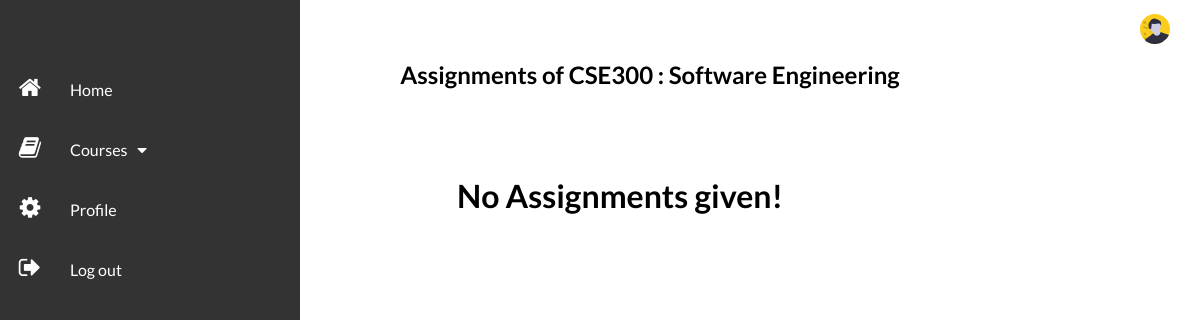
The app's page /student_assignment/CSE300/Software Engineering/ (signed in), older data.
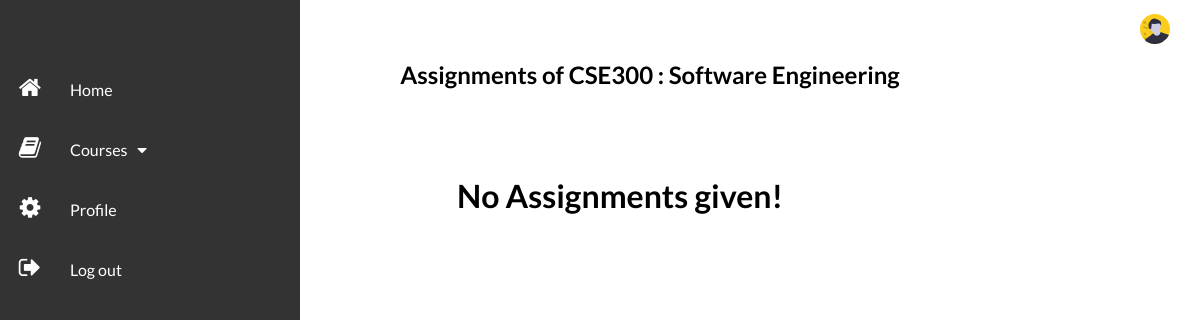
The same page, newer data.
### lms/models.py (models this page shows)
class Course(models.Model):
    course_id = models.CharField(primary_key=True,max_length=10, null=False)
    course_name = models.CharField(max_length=50, null=False)
    course_details = models.CharField(max_length=500, null=False)
    professor_id = models.ForeignKey(Faculty, on_delete=models.CASCADE,null=False)
    course_credits = models.FloatField(null=False)
    class Meta:
        verbose_name_plural = 'Course Information'
        unique_together = (('course_id', 'professor_id', 'course_name'),)
    def __str__(self):
        return self.course_id

### lms/views.py (the view, shortened to what this page needs)
# urls.py: url(r'^student_assignment/(?P<course_id>\w+)/(?P<course_name>[\w\s]+)/$', views.student_assignment, name='student_assignment'),
def student_assignment(request, course_id, course_name):
    assignments = Faculty_Assignment.objects.filter(course_id=course_id)
    assign_info = []
    deadline = 0
    email = Student.objects.get(email_id=request.user)
    stu_course = Student_Course.objects.filter(email=email)
    course = []
    designation = "student"
    for i in stu_course:
        cn = Course.objects.filter(course_id=i.course_id)
        for j in cn:
            d = {"course_id": i.course_id,
                 "course_name": j.course_name,
                 }
            course.append(d)
    return render(request, 'lms/student_assignment.html',
                  context={"assign_info": assign_info, "course_id": course_id, "course_name": course_name,
                           "course": course, "designation": designation})

### lms/models.py (called while the page is built)
    def __str__(self):
        return self.email

### lms/templates/lms/student_assignment.html (shortened to what this page needs)
{% extends "lms/base.html" %} {% load static %} {% block content %}
    <link rel="stylesheet" href="https://stackpath.bootstrapcdn.com/font-awesome/4.7.0/css/font-awesome.min.css"
/>
    <link rel="stylesheet" href={% static 'css/fac_style.css' %}>
<div class="container1">
    <h2>Assignments of {{ course_id }} : {{ course_name }}</h2>
</div>
{% if assign_info %}
{% for i in assign_info %}
    <div class="course">
        <div class="preview">
            <h6>Assignment name</h6>
            <h2 style="color: #333">{{ i.assign_id }}</h2>
        </div>
        <div class="info">
            <div class="progress-wrapper">
                {% if i.status == "Upload" %}
                    <div class="progress"></div>
                    <span class="progress-text">
                        0/1 Progress
                    </span>
                {% else %}
                    <div class="progress1"></div>
                    <span class="progress1-text">
                        1/1 Progress
                    </span>
                {% endif %}
            </div>
            <h6>
                Deadline
            </h6>
            <h2> {{ i.deadline }}</h2>
            <button class="btn">
                {% if i.status == "View Grades" %}
                    <a href=" /get_students_grade/{{ course_id }}/{{ course_name }} "
                   class="btn-a"
                   style="color: #ffffff">{{ i.status }}</a>
                {% else %}
                    <a href="/upload_student_assignment/{{ i.assign_id }}/{{ course_id }}/{{ course_name }}"
                   class="btn-a"
                   style="color: #ffffff">{{ i.status }} Assignment</a>
                {% endif %}
            </button>
        </div>
    </div>
{% endfor %}
    {% else %}
     <div class="no-assign">
        <h1>No Assignments given!</h1>
    </div>
    {% endif %}
{% endblock %}

Row changes from the older to the newer data that the page shows:
added Course: course_name "Software Engineering"
Text that changed along with them:
{{ course_name }}: "Software Engineering" → (not shown)
